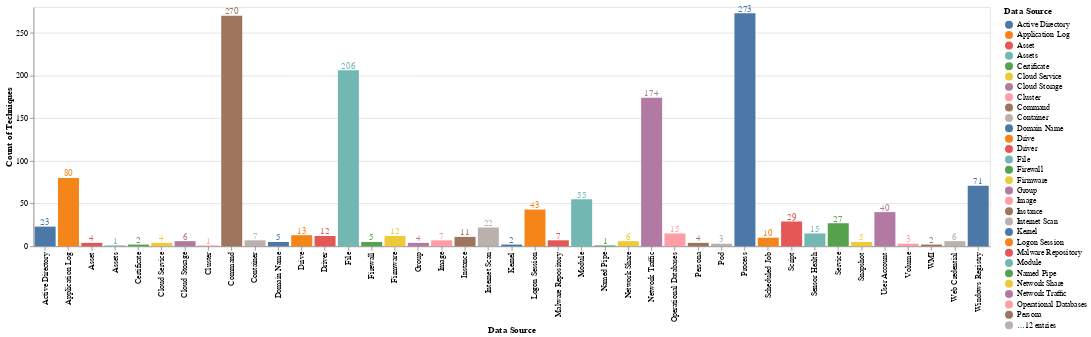

Notebook code cell kept with this figure:
### Markdown cell above
Let's create a visualization to show the number of techniques grouped by data sources:

### Code cell
data_source_distribution = pandas.DataFrame({
    'Data Source': list(techniques_data_source_3.groupby(['data_sources'])['data_sources'].count().keys()),
    'Count of Techniques': techniques_data_source_3.groupby(['data_sources'])['data_sources'].count().tolist()})
bars = alt.Chart(data_source_distribution,width=800,height=300).mark_bar().encode(x ='Data Source',y='Count of Techniques',color='Data Source').properties(width=1200)
text = bars.mark_text(align='center',baseline='middle',dx=0,dy=-5).encode(text='Count of Techniques')
bars + text

### Figure 1 — Vega-Lite specification as saved in the notebook (floating-point values rounded to 4 significant figures)
{"config": {"view": {"continuousWidth": 400, "continuousHeight": 300}}, "layer": [{"mark": "bar", "encoding": {"color": {"field": "Data Source", "type": "nominal"}, "x": {"field": "Data Source", "type": "nominal"}, "y": {"field": "Count of Techniques", "type": "quantitative"}}, "height": 300, "width": 1200}, {"mark": {"type": "text", "align": "center", "baseline": "middle", "dx": 0, "dy": -5}, "encoding": {"color": {"field": "Data Source", "type": "nominal"}, "text": {"field": "Count of Techniques", "type": "quantitative"}, "x": {"field": "Data Source", "type": "nominal"}, "y": {"field": "Count of Techniques", "type": "quantitative"}}, "height": 300, "width": 1200}], "data": {"name": "data-6bac681780a0c38d88059e128f103fb9"}, "$schema": "https://vega.github.io/schema/vega-lite/v4.17.0.json", "datasets": {"data-6bac681780a0c38d88059e128f103fb9": [{"Data Source": "Active Directory", "Count of Techniques": 23}, {"Data Source": "Application Log", "Count of Techniques": 80}, {"Data Source": "Asset", "Count of Techniques": 4}, {"Data Source": "Assets", "Count of Techniques": 1}, {"Data Source": "Certificate", "Count of Techniques": 2}, {"Data Source": "Cloud Service", "Count of Techniques": 4}, {"Data Source": "Cloud Storage", "Count of Techniques": 6}, {"Data Source": "Cluster", "Count of Techniques": 1}, {"Data Source": "Command", "Count of Techniques": 270}, {"Data Source": "Container", "Count of Techniques": 7}, {"Data Source": "Domain Name", "Count of Techniques": 5}, {"Data Source": "Drive", "Count of Techniques": 13}, {"Data Source": "Driver", "Count of Techniques": 12}, {"Data Source": "File", "Count of Techniques": 206}, {"Data Source": "Firewall", "Count of Techniques": 5}, {"Data Source": "Firmware", "Count of Techniques": 12}, {"Data Source": "Group", "Count of Techniques": 4}, {"Data Source": "Image", "Count of Techniques": 7}, {"Data Source": "Instance", "Count of Techniques": 11}, {"Data Source": "Internet Scan", "Count of Techniques": 22}, {"Data Source": "Kernel", "Count of Techniques": 2}, {"Data Source": "Logon Session", "Count of Techniques": 43}, {"Data Source": "Malware Repository", "Count of Techniques": 7}, {"Data Source": "Module", "Count of Techniques": 55}, {"Data Source": "Named Pipe", "Count of Techniques": 1}, {"Data Source": "Network Share", "Count of Techniques": 6}, {"Data Source": "Network Traffic", "Count of Techniques": 174}, {"Data Source": "Operational Databases", "Count of Techniques": 15}, {"Data Source": "Persona", "Count of Techniques": 4}, {"Data Source": "Pod", "Count of Techniques": 3}, {"Data Source": "Process", "Count of Techniques": 273}, {"Data Source": "Scheduled Job", "Count of Techniques": 10}, {"Data Source": "Script", "Count of Techniques": 29}, {"Data Source": "Sensor Health", "Count of Techniques": 15}, {"Data Source": "Service", "Count of Techniques": 27}, {"Data Source": "Snapshot", "Count of Techniques": 5}, {"Data Source": "User Account", "Count of Techniques": 40}, {"Data Source": "Volume", "Count of Techniques": 3}, {"Data Source": "WMI", "Count of Techniques": 2}, {"Data Source": "Web Credential", "Count of Techniques": 6}, {"Data Source": "Windows Registry", "Count of Techniques": 71}]}}
